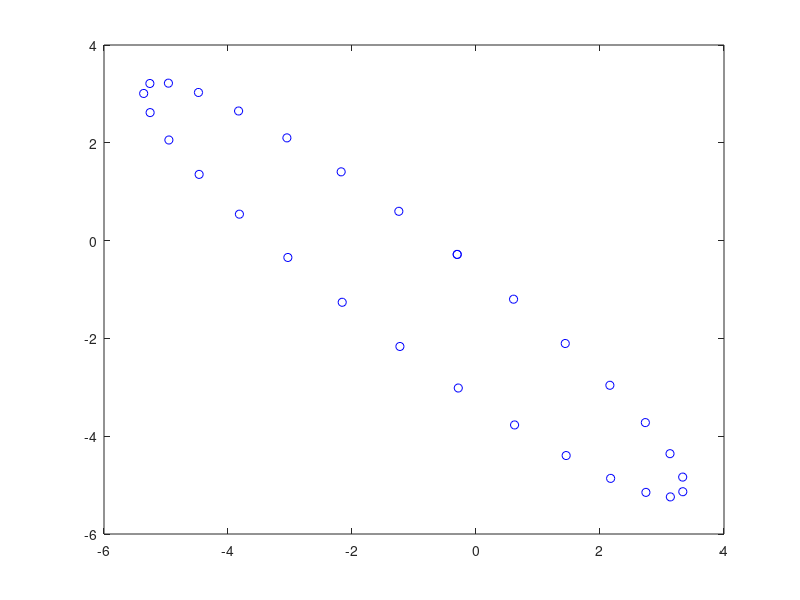

Write the MATLAB code that produced this figure. (Note: this script raises an error after producing the figure.)
points_num = 30;
Xc = -1.0;
Yc = -1.0;
a = 1.0;
b = 6.0;
alpha = 0.8;
noise_level = 0;
prec = 1e-3; 

X = zeros(2, points_num);
step = 2 * pi / (points_num - 1);

t = 0;
for i = 1:1:points_num
    x = a*cos(t);
    y = b*sin(t);
    X(1,i) = (cos(alpha)*x - sin(alpha)*y + Xc);
    X(2,i) = (sin(alpha)*x + cos(alpha)*y + Yc);
    t = t + step;
end

plot(X(1,:), X(2,:), 'bo');
[rest_Xc, rest_a, rest_b, rest_alpha] = ellipseFitting(X);